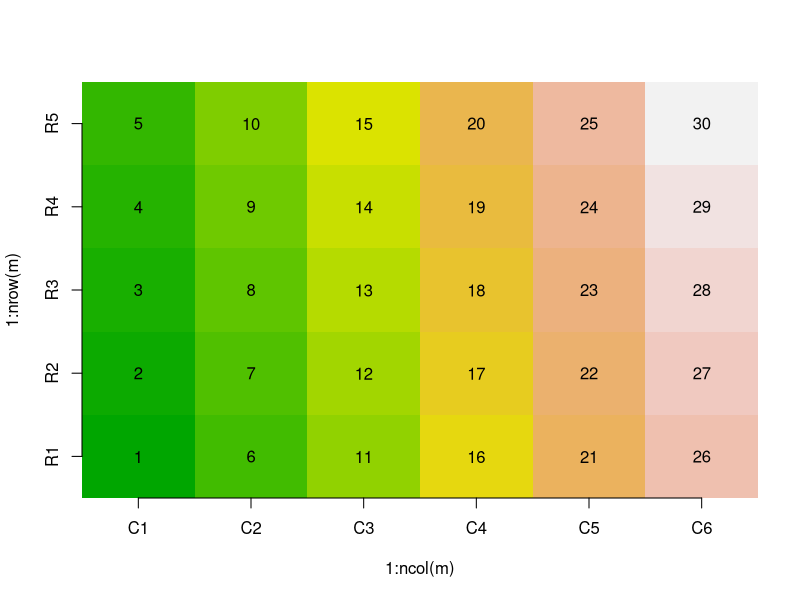

Write the R code that produced this figure.
library(gplots)
library(gtools)

m <- matrix(1:30, ncol=6)
colnames(m) <- paste("C", 1:6, sep="")
rownames(m) <- paste("R", 1:5, sep="")
m

image(1:ncol(m), 1:nrow(m), t(m), col = terrain.colors(60), axes = FALSE)
axis(1, 1:ncol(m), colnames(m))
axis(2, 1:nrow(m), rownames(m))
for (x in 1:ncol(m))
  for (y in 1:nrow(m))
    text(x, y, m[y,x])
